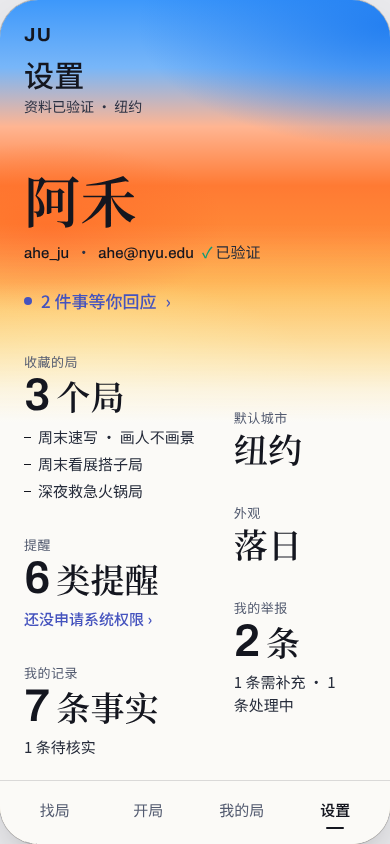
#> input picture settings-r2/evidence/lead/final/home-sunset/S01.png, 390 x 844 px, found by its file name
$ python tile.py
#> lines starting #> are read from the running program, lines starting #| are printed output that depends on the picture
import sys
from PIL import Image, ImageOps
fs=["settings-r2/evidence/lead/final/home-sunset/S01.png","settings-r2/evidence/lead/final/home-sunset/S02.png","settings-r2/evidence/lead/final/home-sunset/S03.png","settings-r2/evidence/lead/final/home-sunset/S04.png","settings-r2/evidence/lead/final/home-sunset/S05.png","settings-r2/evidence/lead/final/home-sunset/S06.png","settings-r2/evidence/lead/final/home-sunset/S07.png","settings-r2/evidence/lead/final/home-sunset/S08.png","settings-r2/evidence/lead/final/home-sunset/S09.png","settings-r2/evidence/lead/final/home-sunset/S10.png"]
ims=[Image.open(f).convert('RGB') for f in fs]
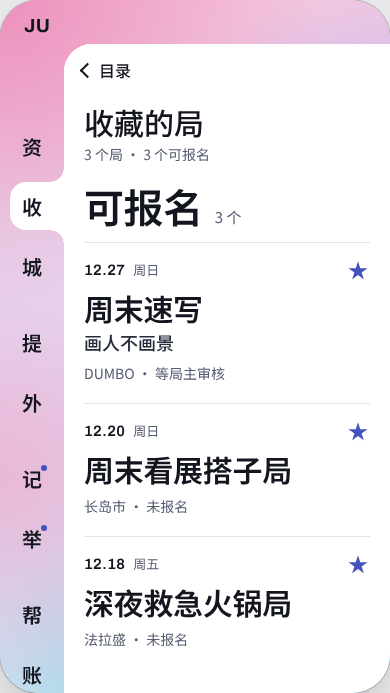
#> input picture settings-r2/evidence/lead/short-693/s-fav/S02.png, 390 x 693 px, found by its file name
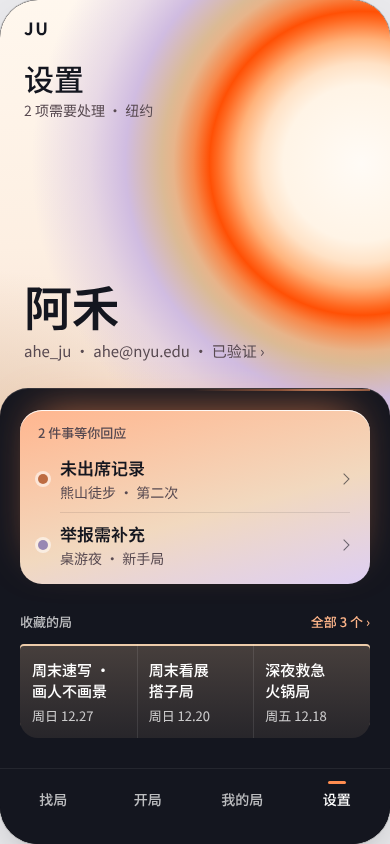
#> input picture settings-r2/evidence/lead/final/home-halo/S03.png, 390 x 844 px, found by its file name
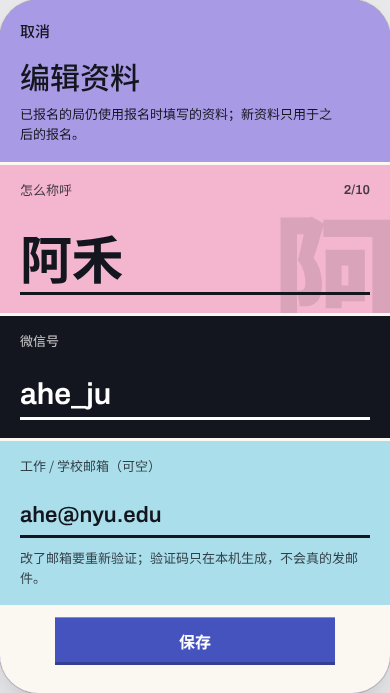
#> input picture settings-r2/evidence/lead/short-693/s-profile-edit/S04.png, 390 x 693 px, found by its file name
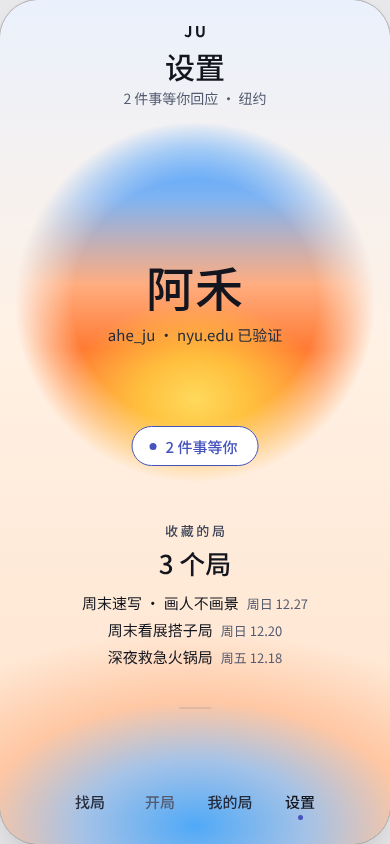
#> input picture settings-r2/evidence/lead/final/home-sunset/S05.png, 390 x 844 px, found by its file name
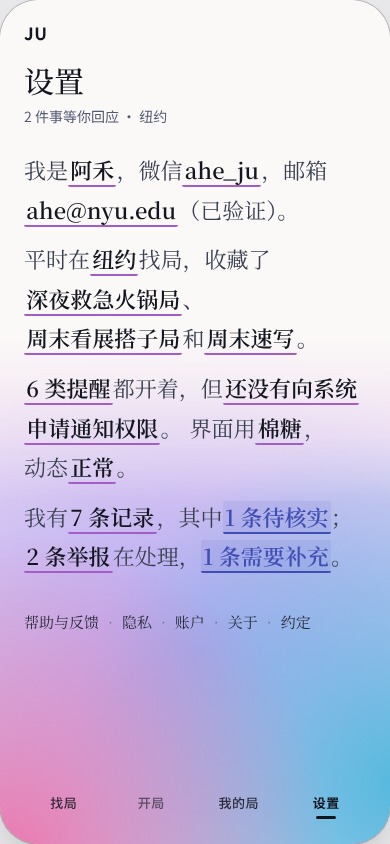
#> input picture settings-r2/evidence/lead/final/home-cotton/S06.png, 390 x 844 px, found by its file name
#> (the run stopped early here; a loop or call above may not have finished)
